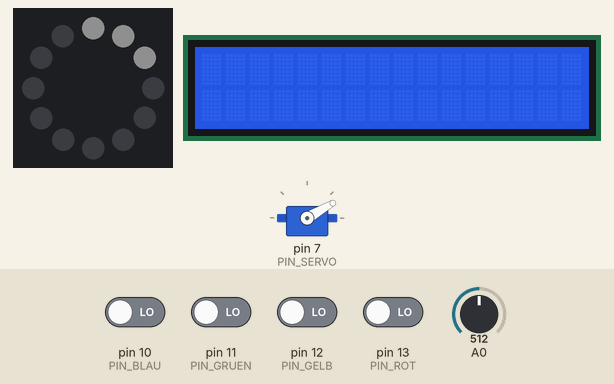
The sketch below on a simulated Arduino Uno, built with avr-gcc and run on an emulated ATmega328P. Shown: 12 RGB LEDs in a ring, first at the top, clockwise, servo, 16×2 character LCD. The inputs (shaded band) are chosen by the test bench; at power-on: pin 10 (PIN_BLAU), pin 11 (PIN_GRUEN), pin 12 (PIN_GELB), pin 13 (PIN_ROT) LOW, A0 = 512. Dim RGB values are drawn brighter than linear; random numbers use the default seed unless the sketch sets one.

Above: at 4.2 s.
4.3 s: pin 10 (PIN_BLAU) driven HIGH
At 6.1 s:
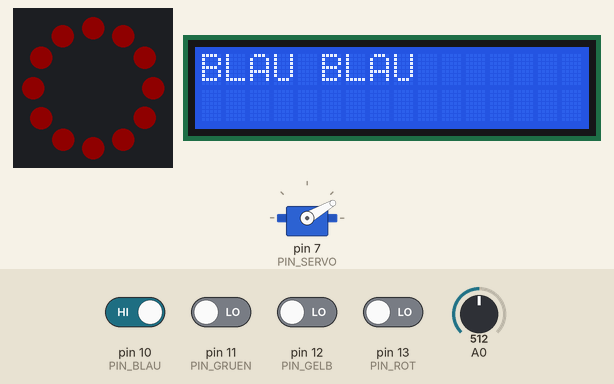
7.3 s: pin 11 (PIN_GRUEN) driven HIGH
At 8.1 s:
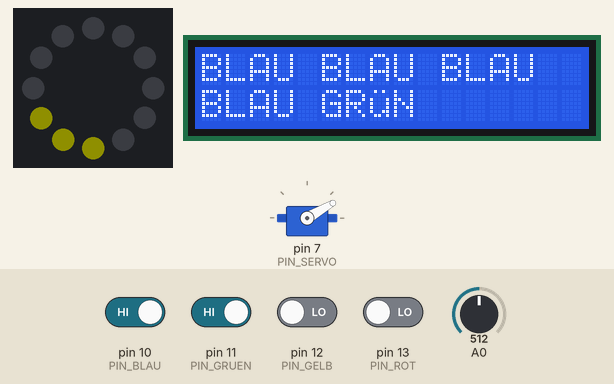
10.3 s: pin 12 (PIN_GELB) driven HIGH
At 12.4 s:
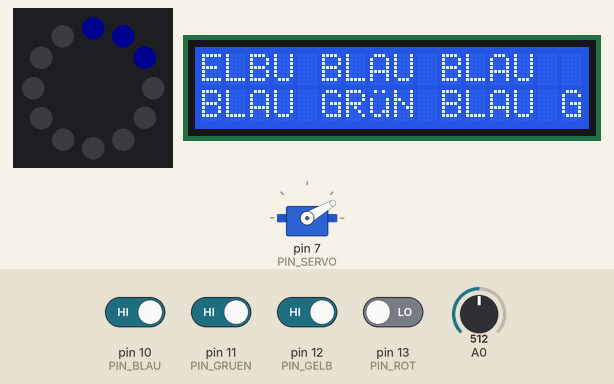
13.3 s: pin 10 (PIN_BLAU) driven LOW and pin 11 (PIN_GRUEN) driven LOW
At 14.3 s:
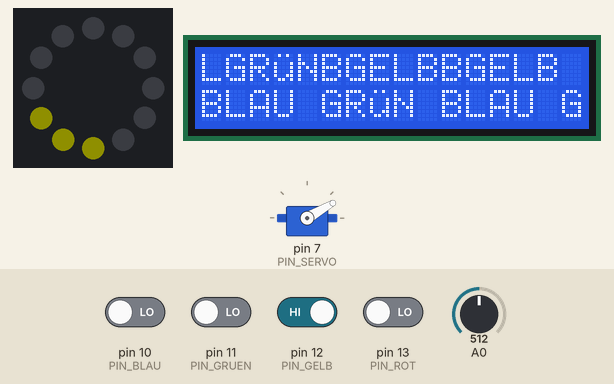
16.2 s: pin 13 (PIN_ROT) driven HIGH
At 18.6 s:
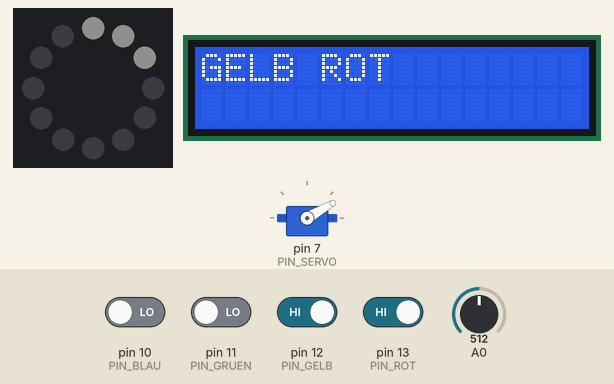
19.2 s: pin 10 (PIN_BLAU) driven HIGH
At 21.0 s:
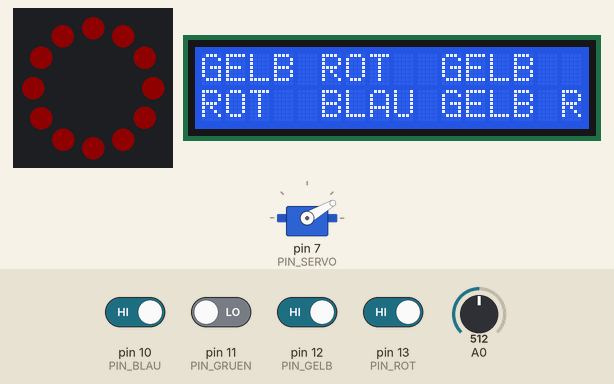
Timing chart, 0 to 22.5 s (numbered marks = the images above; inputs shaded):
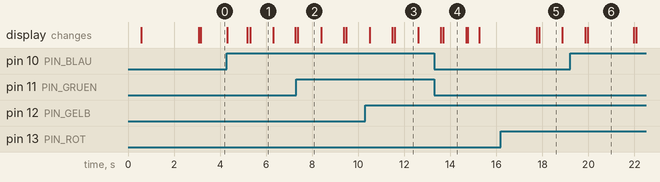

Measured:
- what the display in image 1 shows lasts 1.0 s, from 5.3 s to 6.3 s

The sketch:

FabLab_Final_Project_Arduino.ino
```cpp
/*
BOARD: ARDUINO UNO
VERSION: 2
PINS:
  Taster: D10 - Blau, D11 - Gruen, D12 - Gelb, D13 - Rot
  NeoPixel: D6
  Servo: D7

  SCL: A0
  SDA: A1
*/

// LIBARIES
#include <Servo.h>
#include <Adafruit_NeoPixel.h>
#include <LiquidCrystal_I2C.h>

// DEFINE PIXELRING
#define PIN_RING 6
#define NUMPIXELS 12
Adafruit_NeoPixel ring(NUMPIXELS, PIN_RING, NEO_GRB + NEO_KHZ800);

// DEFINE colors for Pixelring
uint32_t farbeRot = ring.Color(255, 0, 0);
uint32_t farbeGelb = ring.Color(255, 255, 0);
uint32_t farbeGruen = ring.Color(0, 255, 0);
uint32_t farbeBlau = ring.Color(0, 0, 255);
uint32_t farbeWeiss = ring.Color(255, 255, 255);

// DEFINE SERVO
#define PIN_SERVO 7
Servo servo_goal;

// DEFINE LCD
LiquidCrystal_I2C lcd(0x27, 16, 2);

// DEFINE BUTTONS
#define PIN_BLAU 10
#define PIN_GRUEN 11
#define PIN_GELB 12
#define PIN_ROT 13

// GLOBALE VARIABLEN
int loesung[7];
int test[6];
int eingabe[6];
int counterEingabe = 0;
int counterRing = 0;
unsigned long millisRing = 0;
unsigned long millisTaster = 0;


void setup() {
  // put your setup code here, to run once:

  // Initialize LED, SERVO, DISPLAY
  ring.begin();
  ring.setBrightness(15);

  servo_goal.attach(PIN_SERVO);
  servo_goal.write(30);

  lcd.init();
  lcd.backlight();

  // TASTER
  pinMode(PIN_BLAU, INPUT);
  pinMode(PIN_GRUEN, INPUT);
  pinMode(PIN_GELB, INPUT);
  pinMode(PIN_ROT, INPUT);

  // TESTS
  ring_test();
  // servo_test();
  // lcd_test();
  // Serial.begin(9600);

  // LOSUNG FESTLEGEN UND test BEREIT STELLEN
  randomSeed(analogRead(0));
  for (int i = 0; i < 6; i++) {
    loesung[i] = random(1, 13);
    test[i] = loesung[i];
    eingabe[i] = 0;
    //Ursprungslösung 5-8:
    if (test[i] > 4) {
      test[i] = test[i] - 4;
    }
    //Ursprungslösung 9-12:
    if (test[i] > 4) {
      test[i] = test[i] - 2;
    }
    if (test[i] > 4) {
      test[i] = test[i] - 4;
    }
  }
  // Loesung[6] generiert eine Pause in der Lichtsequenz
  loesung[6] = 0;
}

void loop() {
  // put your main code here, to run repeatedly:
  // TEST
  // button_test();
  if (millis() - millisRing > 2000) {
    ringNext();
  }

  if (millis() - millisTaster > 1000) {
    if (digitalRead(PIN_BLAU)) {
      taster(0);
    }

    if (digitalRead(PIN_GRUEN)) {
      taster(1);
    }

    if (digitalRead(PIN_GELB)) {
      taster(2);
    }

    if (digitalRead(PIN_ROT)) {
      taster(3);
    }
  }
  if (counterRing == 7) {
    counterRing = 0;
  }

  if (counterEingabe == 6) {
    pruefeLoesung();
  }
}

// EIGENE TEILPROGRAMME

void ringNext() {
  ring.clear();
  ring.show();
  delay(100);

  switch (loesung[counterRing]) {
    case 1:
      ring.fill(farbeBlau, 0, 3);
      break;

    case 2:
      ring.fill(farbeGruen, 3, 3);
      break;

    case 3:
      ring.fill(farbeGelb, 6, 3);
      break;

    case 4:
      ring.fill(farbeRot, 9, 3);
      break;

    case 5:
      ring.fill(farbeBlau, 0);
      break;

    case 6:
      ring.fill(farbeGruen, 0);
      break;

    case 7:
      ring.fill(farbeGelb, 0);
      break;

    case 8:
      ring.fill(farbeRot, 0);
      break;

    case 9:
      ring.fill(farbeWeiss, 0, 3);
      break;

    case 10:
      ring.fill(farbeWeiss, 3, 3);
      break;

    case 11:
      ring.fill(farbeWeiss, 6, 3);
      break;

    case 12:
      ring.fill(farbeWeiss, 9, 3);
      break;

    default:
      break;
  }
  ring.show();
  counterRing++;
  millisRing = millis();
}

void taster(int value) {
  int row = 0;
  int pos = 0 + counterEingabe * 5;
  if (counterEingabe > 2) {
    row = 1;
    pos = pos - 15;
  }
  /* Debugging
  Serial.print("Row: ");
  Serial.print(row);
  Serial.print(" Position: ");
  Serial.println(pos);
  */

  eingabe[counterEingabe] = value + 1;
  lcd.setCursor(pos, row);

  switch (value) {
    case 0:
      lcd.print("BLAU");
      // Debug
      // Serial.println("Blau");
      break;

    case 1:
      lcd.print("GR");
      lcd.write(245);
      lcd.print("N");
      // Debug
      // Serial.println("Grün");
      break;

    case 2:
      lcd.print("GELB");
      // Debug
      // Serial.println("Gelb");
      break;

    case 3:
      lcd.print("ROT");
      // Debug
      // Serial.println("Rot");
      break;

    default:
      lcd.print("ERR");
      break;
  }

  counterEingabe++;
  millisTaster = millis();
}

void pruefeLoesung() {
  bool richtig = true;
  for (int i = 0; i < 6; i++) {
    if (loesung[i] > 4 && loesung[i] < 9 && test[i] != eingabe[i]) {
      continue;
    } else if ((loesung[i] <= 4 || loesung[i] >= 9) && test[i] == eingabe[i]) {
      continue;
    } else {
      richtig = false;
      break;
    }
  }

  // wenn richtig -> Ring Rainbow, Öffne Servo, kill programm
  if (richtig) {
    lcd.clear();
    lcd.setCursor(0, 0);
    lcd.print("RICHTIG");
    servo_goal.write(30);
    ring.clear();
    ring.fill(farbeWeiss, 0);
    ring.show();
    for (int i = 0; i < 6; i++) {
      delay(250);
      ring.clear();
      ring.show();
      delay(250);
      ring.fill(farbeWeiss, 0);
      ring.show();
    }
    delay(250);
    ring.clear();
    ring.show();
    for(;;){

    }
  } else {
    lcd.clear();
    lcd.setCursor(0, 0);
    lcd.print("FALSCH");
    ring.clear();
    ring.show();
    counterEingabe = 0;
    counterRing = 0;
    delay(3000);
    lcd.clear();
  }
  // wenn falsch -> Lösche Display, reset counter

  //!!! DUMMY !!!
  /*
    lcd.clear();
  counterEingabe = 0;
  Serial.println("Lösung:");
  for (int i = 0; i < 6; i++) {
    Serial.print(loesung[i]);
    Serial.print(" ");
  }
  Serial.println("");
  Serial.println("Test:");
  for (int i = 0; i < 6; i++) {
    Serial.print(test[i]);
    Serial.print(" ");
  }
  Serial.println("");
  Serial.println("Eingabe:");
  for (int i = 0; i < 6; i++) {
    Serial.print(eingabe[i]);
    Serial.print(" ");
  }
  */
}


// UNIT TESTS

void ring_test() {
  ring.clear();
  ring.show();
  delay(500);
  ring.fill(farbeBlau, 0, 3);
  ring.fill(farbeGruen, 3, 3);
  ring.fill(farbeGelb, 6, 3);
  ring.fill(farbeRot, 9, 3);
  ring.show();
  delay(2500);
  ring.clear();
  ring.show();
}

void servo_test() {
  servo_goal.write(0);
  delay(500);
  servo_goal.write(90);
  delay(500);
  servo_goal.write(180);
  delay(500);
  servo_goal.write(90);
}

void lcd_test() {
  lcd.setCursor(0, 0);  //Hier wird die Position des ersten Zeichens festgelegt. In diesem Fall bedeutet (0,0) das erste Zeichen in der ersten Zeile.
  lcd.print("TESTTESTTEST1234");
  lcd.setCursor(0, 1);  // In diesem Fall bedeutet (0,1) das erste Zeichen in der zweiten Zeile.
  lcd.print("TESTTESTTESTTEST");
  delay(2000);
  lcd.noBacklight();
  delay(2000);
  lcd.backlight();
  delay(2000);
  lcd.clear();
}

void button_test() {
  if (digitalRead(PIN_BLAU)) {
    lcd.setCursor(0, 0);
    lcd.print("TASTER BLAU");
    lcd.setCursor(0, 1);
    lcd.print("GEDR");
    lcd.write(245);
    lcd.print("ECKT");
    delay(1000);
    lcd.clear();
  }

  if (digitalRead(PIN_GRUEN)) {
    lcd.setCursor(0, 0);
    lcd.print("TASTER GRN");
    lcd.write(245);
    lcd.print("N");
    lcd.setCursor(0, 1);
    lcd.print("GEDR");
    lcd.write(245);
    lcd.print("ECKT");
    delay(1000);
    lcd.clear();
  }

  if (digitalRead(PIN_GELB)) {
    lcd.setCursor(0, 0);
    lcd.print("TASTER GELB");
    lcd.setCursor(0, 1);
    lcd.print("GEDR");
    lcd.write(245);
    lcd.print("ECKT");
    delay(1000);
    lcd.clear();
  }

  if (digitalRead(PIN_ROT)) {
    lcd.setCursor(0, 0);
    lcd.print("TASTER ROT");
    lcd.setCursor(0, 1);
    lcd.print("GEDR");
    lcd.write(245);
    lcd.print("ECKT");
    delay(1000);
    lcd.clear();
  }
}
```
